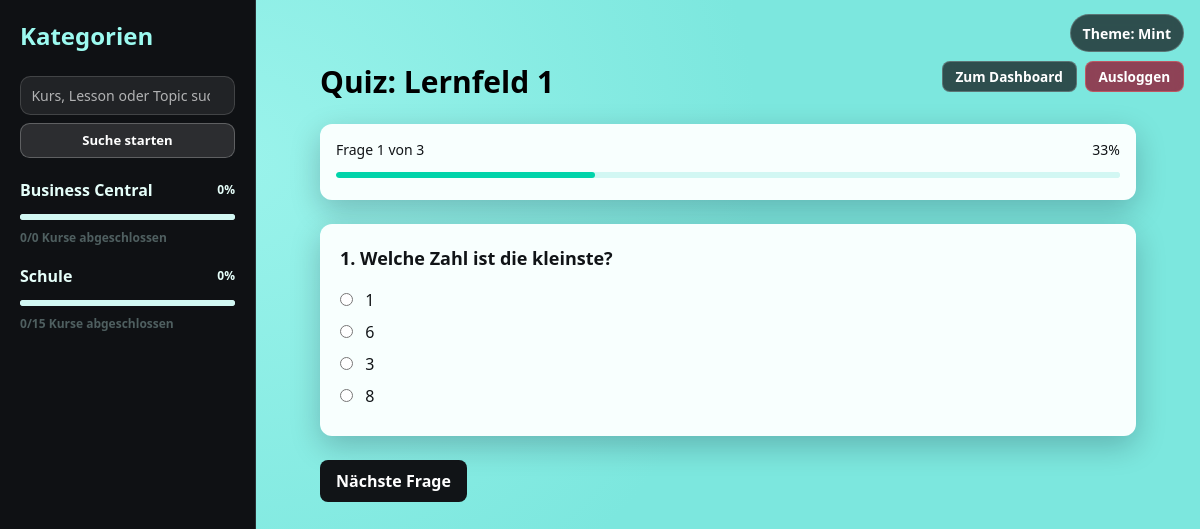
The app's page /quiz/1/ (signed in) with its own data.
### courses/models.py (models this page shows, shortened)
class Category(models.Model):
    name = models.CharField(max_length=120, unique=True)
    class Meta:
        ordering = ["name"]

class Course(models.Model):
    category = models.ForeignKey(
        Category,
        on_delete=models.SET_NULL,
        related_name="courses",
        null=True,
        blank=True,
    )
    title = models.CharField(max_length=200)
    description = models.TextField()

### quiz/models.py (models this page shows, shortened)
class Question(models.Model):
    QUESTION_TYPE_CHOICES = [
        ("mc_single", "Multiple Choice (eine Antwort)"),
        ("true_false", "Wahr/Falsch"),
        ("multi_select", "Mehrfachauswahl"),
        ("short_text", "Freitext (kurze Antwort)"),
        ("matching", "Zuordnen"),
        ("ordering", "Reihenfolge"),
        ("cloze", "Lueckentext"),
        ("image_single", "Bildfrage"),
        ("code_single", "Code-Frage"),
        ("scenario_single", "Szenario-Frage"),
        ("self_assessment", "Selbsteinschaetzung + Begruendung"),
    ]
    DIFFICULTY_CHOICES = [
        ("easy", "Einfach (10 XP)"),
        ("medium", "Mittel (25 XP)"),
        ("hard", "Schwer (50 XP)"),
    ]
    CODE_LANGUAGE_CHOICES = [
        ("python", "Python"),
        ("cpp", "C++"),
    ]
    CODE_VALIDATION_MODE_CHOICES = [
        ("syntax", "Nur Syntax/Compiler"),
        ("output", "Ausgabe prüfen"),
    ]
    course = models.ForeignKey(Course, on_delete=models.CASCADE, related_name="questions")
    lesson = models.ForeignKey(Lesson, on_delete=models.CASCADE, related_name="questions", null=True, blank=True)
    topic = models.ForeignKey(Topic, on_delete=models.CASCADE, related_name="questions", null=True, blank=True)
    question_text = models.TextField()
    question_type = models.CharField(max_length=30, choices=QUESTION_TYPE_CHOICES, default="mc_single")
    difficulty = models.CharField(max_length=20, choices=DIFFICULTY_CHOICES, default="medium")
    common_mistakes = models.TextField(blank=True, help_text="Häufige Fehler (durch Komma getrennt)")
    answer_a = models.CharField(max_length=200, blank=True)
    answer_b = models.CharField(max_length=200, blank=True)
    answer_c = models.CharField(max_length=200, blank=True)
    answer_d = models.CharField(max_length=200, blank=True)
    correct_answer = models.CharField(max_length=200, blank=True)
    review_note = models.TextField(blank=True)
    options_json = models.JSONField(default=list, blank=True)
    correct_answers_json = models.JSONField(default=list, blank=True)
    matching_pairs_json = models.JSONField(default=list, blank=True)
    order_items_json = models.JSONField(default=list, blank=True)
    blanks_json = models.JSONField(default=list, blank=True)
    prompt_image = models.ImageField(upload_to="quiz/question_images/", blank=True, null=True)
    code_snippet = models.TextField(blank=True)
    code_language = models.CharField(max_length=20, choices=CODE_LANGUAGE_CHOICES, default="python")
    code_validation_mode = models.CharField(max_length=20, choices=CODE_VALIDATION_MODE_CHOICES, default="syntax")
    code_starter = models.TextField(blank=True, help_text="Starter-Code für den Lernenden")
    code_test_input = models.TextField(blank=True, help_text="Eingabe für Ausgabetest (stdin)")
    code_expected_output = models.TextField(blank=True, help_text="Erwartete Ausgabe für Ausgabetest")
    scenario_text = models.TextField(blank=True)

### quiz/views.py (the view, shortened to what this page needs)
# urls.py: path("quiz/<int:course_id>/", views.quiz_view, name="quiz"),
def quiz_view(request, course_id):
    course = get_object_or_404(Course, id=course_id)
    questions = list(Question.objects.filter(course=course))
    session_key = f"quiz_attempt_{course.id}"
    attempt = request.session.get(session_key)
    if not attempt:
        attempt = {
            "current_index": 0,
            "answers": {},
        }
    current_index = int(attempt.get("current_index", 0))
    answers = attempt.get("answers", {})
    question = questions[current_index]
    qtype = question.question_type
    options = []
    if qtype in {"mc_single", "true_false", "image_single", "scenario_single", "multi_select"}:
        options = get_single_options(question)
        random.shuffle(options)
    matching_pairs = get_matching_pairs(question) if qtype == "matching" else []
    matching_right_items = [pair["right"] for pair in matching_pairs]
    if matching_right_items:
        random.shuffle(matching_right_items)
    ordering_items = get_order_items(question) if qtype == "ordering" else []
    ordering_items_shuffled = ordering_items[:]
    if ordering_items_shuffled:
        random.shuffle(ordering_items_shuffled)
    blanks = get_blanks(question) if qtype == "cloze" else []
    current_number = current_index + 1
    total_questions = len(questions)
    progress_percent = int((current_number / total_questions) * 100)
    return render(request, "quiz.html", {
        "question": question,
        "options": options,
        "matching_pairs": matching_pairs,
        "matching_right_items": matching_right_items,
        "ordering_items": ordering_items_shuffled,
        "blanks": blanks,
        "course": course,
        "current_number": current_number,
        "total_questions": total_questions,
        "progress_percent": progress_percent,
        **get_sidebar_context(request),
    })

### quiz/views.py (called while the page is built)
def get_single_options(question):
    qtype = question.question_type
    if qtype == "true_false":
        return [("TRUE", "Wahr"), ("FALSE", "Falsch")]
    if question.options_json:
        return [(str(index), str(text)) for index, text in enumerate(question.options_json)]
    options = []
    if question.answer_a:
        options.append(("A", question.answer_a))
    if question.answer_b:
        options.append(("B", question.answer_b))
    if question.answer_c:
        options.append(("C", question.answer_c))
    if question.answer_d:
        options.append(("D", question.answer_d))
    return options

def course_is_completed(course, best_scores):
    total_questions = course.questions.count()
    best_score = best_scores.get(course.id)
    if total_questions <= 0 or best_score is None:
        return False
    return best_score >= total_questions

def get_course_progress(course, best_scores):
    total_questions = course.questions.count()
    best_score = best_scores.get(course.id, 0)
    if total_questions <= 0:
        return 0
    return int((best_score / total_questions) * 100)

### quiz/templates/quiz.html (shortened to what this page needs)
{% extends "base.html" %}
{% block content %}
<div class="layout-container page-pad">
    <h1 class="page-title">Quiz: {{ course.title }}</h1>
    {% if question %}
    <div class="surface-card p-4 mb-5">
        <div class="flex items-center justify-between gap-3 text-sm">
            <span>Frage {{ current_number }} von {{ total_questions }}</span>
            <span>{{ progress_percent }}%</span>
        </div>
        <progress class="category-progress mt-2" value="{{ progress_percent }}" max="100"></progress>
    </div>
    <form method="POST" action="{% url 'quiz' course.id %}" class="space-y-6">
        <div class="surface-card p-5">
            <p class="text-lg font-semibold mb-4">{{ current_number }}. {{ question.question_text }}</p>
            {% if question.question_type == "code_single" %}
            <div class="surface-card-soft p-4 mb-4 text-sm">
                <div><span class="font-semibold">Sprache:</span> {{ question.code_language|upper }}</div>
                <div><span class="font-semibold">Prüfung:</span> {% if question.code_validation_mode == "syntax" %}Nur Syntax/Compiler{% else %}Ausgabe prüfen{% endif %}</div>
                {% if question.code_test_input %}
                <div class="mt-2"><span class="font-semibold">Test-Input:</span><pre class="mt-1"><code>{{ question.code_test_input }}</code></pre></div>
                {% endif %}
            </div>
            <label class="block text-sm font-semibold mb-2">Dein Code</label>
            <textarea
                name="q_{{ question.id }}_code"
                class="w-full border rounded p-3 font-mono text-sm"
                rows="14"
                required
                spellcheck="false"
            >{% if question.code_starter %}{{ question.code_starter }}{% elif question.code_snippet %}{{ question.code_snippet }}{% endif %}</textarea>
            {% elif question.question_type == "mc_single" or question.question_type == "true_false" or question.question_type == "image_single" or question.question_type == "scenario_single" %}
            {% for key, text in options %}
            <label class="block mb-2 cursor-pointer">
                <input class="mr-2" type="radio" name="q_{{ question.id }}_single" value="{{ key }}" {% if forloop.first %}required{% endif %}>
                {{ text }}
            </label>
            {% endfor %}
            {% elif question.question_type == "short_text" %}
            <input type="text" name="q_{{ question.id }}_text" class="w-full border rounded p-2" required>
            {% endif %}
        </div>
        <button type="submit" class="btn-primary">
            {% if current_number == total_questions %}Auswertung anzeigen{% else %}Nächste Frage{% endif %}
        </button>
    </form>
    {% else %}
    <div class="surface-card p-5">
        Für diesen Kurs sind noch keine Fragen vorhanden.
    </div>
    {% endif %}
</div>
{% endblock %}

### templates/base.html (shortened to what this page needs)
<!DOCTYPE html>
{% load static %}
<html lang="de">
<head>
    <script src="https://cdn.tailwindcss.com"></script>
</head>
<body class="min-h-screen">
<button id="theme-toggle" class="theme-toggle" type="button">Theme: Mint</button>
{% if user.is_authenticated %}
<div class="quick-actions">
    <a href="{% url 'dashboard' %}" class="quick-btn">Zum Dashboard</a>
    <form method="post" action="{% url 'logout' %}" class="quick-logout-form">
        <button type="submit" class="quick-btn quick-btn-danger">Ausloggen</button>
    </form>
</div>
{% endif %}
<div class="flex min-h-screen">
    {% if user.is_authenticated %}
    <aside id="app-sidebar" class="w-64 shrink-0 p-5 overflow-y-auto border-r" style="background: var(--panel); border-color: var(--panel-border);" aria-label="Seitennavigation">
        <h2 class="text-2xl font-bold mb-6 sidebar-title">Kategorien</h2>
        <form method="get" action="{% url 'search' %}" class="mb-5">
            <input type="search" name="q" value="{{ search_query|default:'' }}" class="sidebar-search" placeholder="Kurs, Lesson oder Topic suchen..." aria-label="Kurs, Lesson oder Topic suchen">
            <button type="submit" class="sidebar-search-btn">Suche starten</button>
        </form>
        <ul class="space-y-4">
            {% for category in categories %}
            <li>
                <button
                    type="button"
                    data-category-id="{{ category.id }}"
                    class="w-full text-left font-semibold nav-trigger"
                    aria-expanded="false"
                    aria-controls="category-{{ category.id }}"
                >
                    <div class="flex items-center justify-between gap-3">
                        <span>{{ category.name }}</span>
                        <span class="text-xs">{{ category.progress }}%</span>
                    </div>
                    <progress class="category-progress mt-2" value="{{ category.progress }}" max="100"></progress>
                    <div class="text-xs mt-1 muted-text">{{ category.completed_courses }}/{{ category.total_courses }} Kurse abgeschlossen</div>
                </button>
            </li>
            {% empty %}
            <li class="muted-text">Keine Kategorien vorhanden</li>
            {% endfor %}
        </ul>
    </aside>
    {% endif %}
    <main id="main-content" class="flex-1 p-6 md:p-10 overflow-y-auto" tabindex="-1">
        {% block content %}{% endblock %}
    </main>
</div>
</body>
</html>

### templates/base.html (style rules this page uses)
:root { --bg-start: #7ce7de; --bg-end: #63ddd4; --panel: #0f1114; --panel-border: #2a3135; --card-bg: #f8fffe; --card-text: #111417; --muted-text: #4f5f60; --primary: #111417; --primary-hover: #000000; --focus-ring: rgba(17, 20, 23, 0.28); --bg-accent: #9af3eb; --track: #d2f7f3; --progress: #00d4aa; --progress-complete: #10b981; --nav-trigger: #e5fef9; --nav-trigger-hover: #9cfaf0; --nav-link: #c8f7f1; --nav-link-hover: #ffffff; --sidebar-title: #9cfaf0; }
body { background: radial-gradient(circle at 20% 20%, var(--bg-accent), var(--bg-start) 45%), linear-gradient(145deg, var(--bg-start), var(--bg-end)); }
.surface-card { background: var(--card-bg); color: var(--card-text); border-radius: 0.75rem; box-shadow: 0 10px 30px rgba(2, 6, 23, 0.22); }
.btn-primary { display: inline-block; background: var(--primary); color: #ffffff; font-weight: 600; padding: 0.55rem 1rem; border-radius: 0.5rem; transition: background-color 160ms ease; }
.layout-container { max-width: 84rem; margin: 0 auto; }
.page-pad { padding: 1.5rem; }
.page-title { font-size: 1.875rem; line-height: 2.25rem; font-weight: 700; margin-bottom: 1.5rem; }
.muted-text { color: var(--muted-text); }
.nav-trigger { color: var(--nav-trigger); transition: color 160ms ease; }
.sidebar-title { color: var(--sidebar-title); }
.sidebar-search { width: 100%; border: 1px solid rgba(255, 255, 255, 0.15); border-radius: 0.65rem; background: rgba(255, 255, 255, 0.08); color: #ffffff; padding: 0.5rem 0.65rem; font-size: 0.88rem; }
.sidebar-search::placeholder { color: rgba(255, 255, 255, 0.65); }
.sidebar-search-btn { width: 100%; margin-top: 0.5rem; border: 1px solid rgba(255, 255, 255, 0.24); border-radius: 0.6rem; color: #ffffff; background: rgba(255, 255, 255, 0.12); font-size: 0.82rem; font-weight: 700; padding: 0.42rem 0.58rem; transition: background-color 160ms ease; }
.category-progress { width: 100%; height: 0.4rem; border: none; border-radius: 999px; overflow: hidden; background: var(--track); }
.theme-toggle { position: fixed; top: 0.9rem; right: 1rem; z-index: 50; border: 1px solid rgba(255, 255, 255, 0.22); background: rgba(17, 20, 23, 0.72); color: #ffffff; font-size: 0.88rem; font-weight: 600; padding: 0.45rem 0.75rem; border-radius: 999px; backdrop-filter: blur(6px); }
.quick-actions { position: fixed; top: 3.8rem; right: 1rem; z-index: 50; display: flex; gap: 0.5rem; flex-wrap: wrap; justify-content: flex-end; }
main { position: relative; z-index: 10; }
.quick-btn { display: inline-flex; align-items: center; justify-content: center; border: 1px solid rgba(255, 255, 255, 0.22); background: rgba(17, 20, 23, 0.72); color: #ffffff; font-size: 0.85rem; font-weight: 600; line-height: 1; padding: 0.5rem 0.8rem; border-radius: 0.5rem; backdrop-filter: blur(6px); transition: border-color 160ms ease, background-color 160ms ease; }
.quick-logout-form { margin: 0; }
.quick-btn-danger { background: rgba(147, 26, 52, 0.8); border-color: rgba(248, 113, 113, 0.45); }

### records on screen
Category: name "Business Central", progress "0", completed_courses "0", total_courses "0"
Category: name "Schule", progress "0", completed_courses "0", total_courses "15"
Course: title "Lernfeld 1"
Question: question_text "Welche Zahl ist die kleinste?"

### other values on screen
{{ current_number }} "1"
{{ total_questions }} "3"
{{ progress_percent }} "33"
{{ text }} "1" "6" "3" "8"
